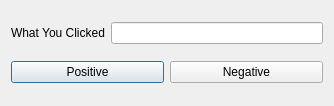
<?xml version="1.0" encoding="UTF-8"?>
<ui version="4.0">
 <class>Dialog</class>
 <widget class="QDialog" name="Dialog">
  <property name="geometry">
   <rect>
    <x>0</x>
    <y>0</y>
    <width>334</width>
    <height>106</height>
   </rect>
  </property>
  <property name="windowTitle">
   <string>Dialog</string>
  </property>
  <layout class="QVBoxLayout" name="verticalLayout">
   <item>
    <layout class="QHBoxLayout" name="horizontalLayout">
     <item>
      <widget class="QLabel" name="label">
       <property name="text">
        <string>What You Clicked</string>
       </property>
      </widget>
     </item>
     <item>
      <widget class="QLineEdit" name="lineEdit"/>
     </item>
    </layout>
   </item>
   <item>
    <layout class="QHBoxLayout" name="horizontalLayout_2">
     <item>
      <widget class="QPushButton" name="pushButton">
       <property name="text">
        <string>Positive</string>
       </property>
      </widget>
     </item>
     <item>
      <widget class="QPushButton" name="pushButton_2">
       <property name="text">
        <string>Negative</string>
       </property>
      </widget>
     </item>
    </layout>
   </item>
  </layout>
 </widget>
 <resources/>
 <connections/>
</ui>
